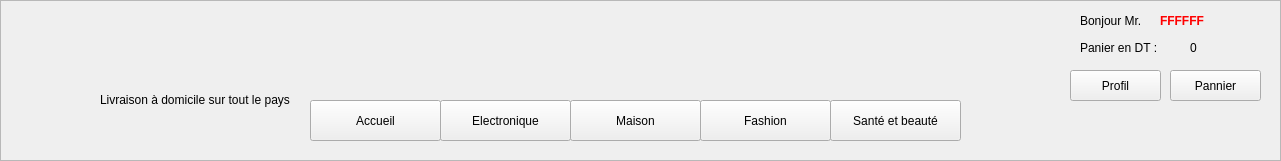
   <widget class="QFrame" name="frame">
    <property name="geometry">
     <rect>
      <x>10</x>
      <y>0</y>
      <width>1281</width>
      <height>161</height>
     </rect>
    </property>
    <property name="frameShape">
     <enum>QFrame::StyledPanel</enum>
    </property>
    <property name="frameShadow">
     <enum>QFrame::Raised</enum>
    </property>
    <widget class="QLabel" name="logopic1">
     <property name="geometry">
      <rect>
       <x>10</x>
       <y>0</y>
       <width>311</width>
       <height>111</height>
      </rect>
     </property>
     <property name="text">
      <string/>
     </property>
    </widget>
    <widget class="QPushButton" name="navbar_Sant">
     <property name="geometry">
      <rect>
       <x>830</x>
       <y>100</y>
       <width>131</width>
       <height>41</height>
      </rect>
     </property>
     <property name="text">
      <string>Santé et beauté</string>
     </property>
    </widget>
    <widget class="QPushButton" name="navbar_Elect">
     <property name="geometry">
      <rect>
       <x>440</x>
       <y>100</y>
       <width>131</width>
       <height>41</height>
      </rect>
     </property>
     <property name="text">
      <string>Electronique</string>
     </property>
    </widget>
    <widget class="QPushButton" name="navbar_Mais">
     <property name="geometry">
      <rect>
       <x>570</x>
       <y>100</y>
       <width>131</width>
       <height>41</height>
      </rect>
     </property>
     <property name="text">
      <string>Maison</string>
     </property>
    </widget>
    <widget class="QLabel" name="navbar_livraison">
     <property name="geometry">
      <rect>
       <x>100</x>
       <y>90</y>
       <width>241</width>
       <height>20</height>
      </rect>
     </property>
     <property name="text">
      <string>Livraison à domicile sur tout le pays</string>
     </property>
    </widget>
    <widget class="QPushButton" name="navbar_Accueil">
     <property name="geometry">
      <rect>
       <x>310</x>
       <y>100</y>
       <width>131</width>
       <height>41</height>
      </rect>
     </property>
     <property name="text">
      <string>Accueil</string>
     </property>
    </widget>
    <widget class="QLabel" name="navbar_card">
     <property name="geometry">
      <rect>
       <x>1000</x>
       <y>10</y>
       <width>71</width>
       <height>51</height>
      </rect>
     </property>
     <property name="text">
      <string/>
     </property>
    </widget>
    <widget class="QPushButton" name="navbar_Fash">
     <property name="geometry">
      <rect>
       <x>700</x>
       <y>100</y>
       <width>131</width>
       <height>41</height>
      </rect>
     </property>
     <property name="text">
      <string>Fashion</string>
     </property>
    </widget>
    <widget class="QLabel" name="label">
     <property name="geometry">
      <rect>
       <x>1080</x>
       <y>10</y>
       <width>81</width>
       <height>21</height>
      </rect>
     </property>
     <property name="text">
      <string>Bonjour Mr.</string>
     </property>
    </widget>
    <widget class="QLabel" name="nom_agent">
     <property name="geometry">
      <rect>
       <x>1160</x>
       <y>10</y>
       <width>81</width>
       <height>21</height>
      </rect>
     </property>
     <property name="styleSheet">
      <string notr="true">#nom_agent {
color : red ; 
font-weight : bold ; 

}</string>
     </property>
     <property name="text">
      <string>FFFFFF</string>
     </property>
    </widget>
    <widget class="QPushButton" name="navbar_Sant_2">
     <property name="geometry">
      <rect>
       <x>1070</x>
       <y>70</y>
       <width>91</width>
       <height>31</height>
      </rect>
     </property>
     <property name="text">
      <string>Profil</string>
     </property>
    </widget>
    <widget class="QLabel" name="label_3">
     <property name="geometry">
      <rect>
       <x>1080</x>
       <y>40</y>
       <width>101</width>
       <height>16</height>
      </rect>
     </property>
     <property name="text">
      <string>Panier en DT : </string>
     </property>
    </widget>
    <widget class="QLabel" name="total_panier">
     <property name="geometry">
      <rect>
       <x>1190</x>
       <y>40</y>
       <width>56</width>
       <height>16</height>
      </rect>
     </property>
     <property name="text">
      <string>0</string>
     </property>
    </widget>
    <widget class="QPushButton" name="navbar_Sant_3">
     <property name="geometry">
      <rect>
       <x>1170</x>
       <y>70</y>
       <width>91</width>
       <height>31</height>
      </rect>
     </property>
     <property name="text">
      <string>Pannier</string>
     </property>
    </widget>
   </widget>
